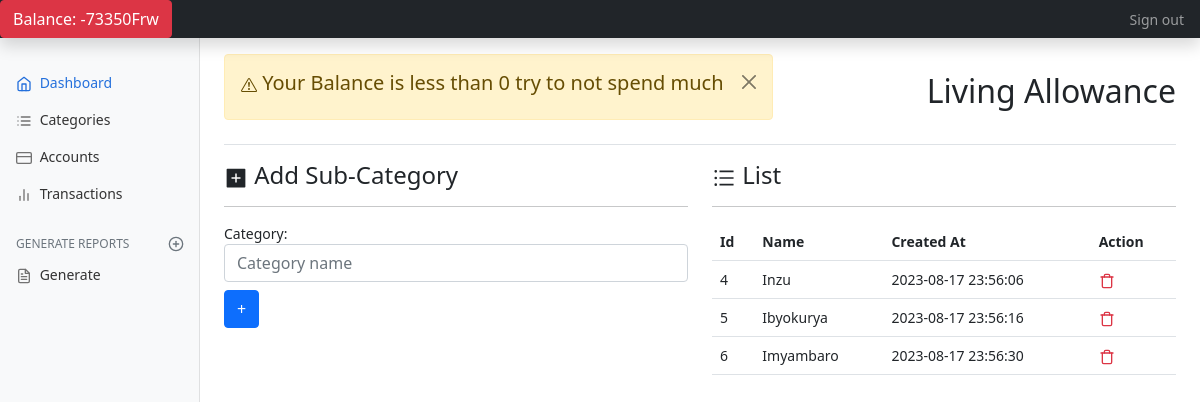
The app's page /view-category.php?id=2 (signed in) with its own data.
### tables this page shows
CREATE TABLE `category` (
  `id` int(11) NOT NULL,
  `category_name` varchar(60) NOT NULL,
  `created_at` datetime NOT NULL
);

CREATE TABLE `subcategory` (
  `id` int(11) NOT NULL,
  `sub_category_name` varchar(60) NOT NULL,
  `main_category` int(11) NOT NULL,
  `created_at` datetime NOT NULL
);

### view-category.php (the view, shortened to what this page needs)
<?php include("includes/header.php")?>
      <?php
      if(isset($_GET['id'])){
                    $theid = $_GET['id'];
                    $select_query = mysqli_query($connection, "SELECT * FROM category WHERE id = $theid");
                    $row = mysqli_fetch_array($select_query);
                    $category_name = $row['category_name'];
        ?>
      <h1 class="h2"><?php echo $category_name?></h1>
      </div>
        <div class="row">
            <div class="col-md-6">
            <h4>
                Add Sub-Category</h2>
                <hr>
            <form method="post">
                <div class="form-row align-items-center">
                    <div class="col-auto">
                    <label class="sr-only" for="inlineFormInput">Category:</label>
                    <input type="text" class="form-control mb-2" name="category_name" id="inlineFormInput" placeholder="Category name" required>
                    </div>
                    <div class="col-auto">
                        <input type="submit" name="add_category" class="btn btn-primary mb-2" value="+">
                    </div>
                </div>
            </form>
            </div>
             <div class="col-md-6">
            <h4> List</h4>
            <hr>
            <table class="table table-hover table-borders">
                    <tr>
                        <th>Id</th>
                        <th>Name</th>
                        <th>Created At</th>
                        <th>Action</th>
                        </tr>
                        <?php
                        $select_query = mysqli_query($connection, "SELECT * FROM subcategory WHERE main_category = $theid");
                        if(mysqli_num_rows($select_query)>0){
                        while($row = mysqli_fetch_array($select_query)){
                            $id = $row['id'];
                            $sub_category_name = $row['sub_category_name'];
                            $created_at = $row['created_at'];
                    ?>
                    <tr>
                        <td><?php echo $id ;?></td>
                        <td><?php echo $sub_category_name ;?></td>
                        <td><?php echo $created_at ;?></td>
                        <td><a href="view-category.php?id=<?php echo $theid?>&delete=<?php echo $id ?>" class="text-danger" onclick="return confirmDelete();"><span data-feather="trash"></span></a></td>
                    </tr>
                    <?php
                        }
                    }else{
                        echo"<tr><th colspan='4'>No sub category yet</th></tr>";
                    }
                    ?>
            </table>
        </div>
            </div><br>
      <?php }else{
        echo"<h2>You not are made to be here</h2>";
      } ?>
    </main>
  </div>
</div>
<?php include"includes/footer.php";?>

### assets/css/dashboard.css (style rules this page uses)
body { font-size: .875rem; }
.feather { width: 16px; height: 16px; vertical-align: text-bottom; }

### records on screen
category: category_name "Living Allowance"
subcategory: id "4", sub_category_name "Inzu", created_at "2023-08-17 23:56:06"
subcategory: id "5", sub_category_name "Ibyokurya", created_at "2023-08-17 23:56:16"
subcategory: id "6", sub_category_name "Imyambaro", created_at "2023-08-17 23:56:30"

### other values on screen
$_SESSION['balance'] "-73350"
